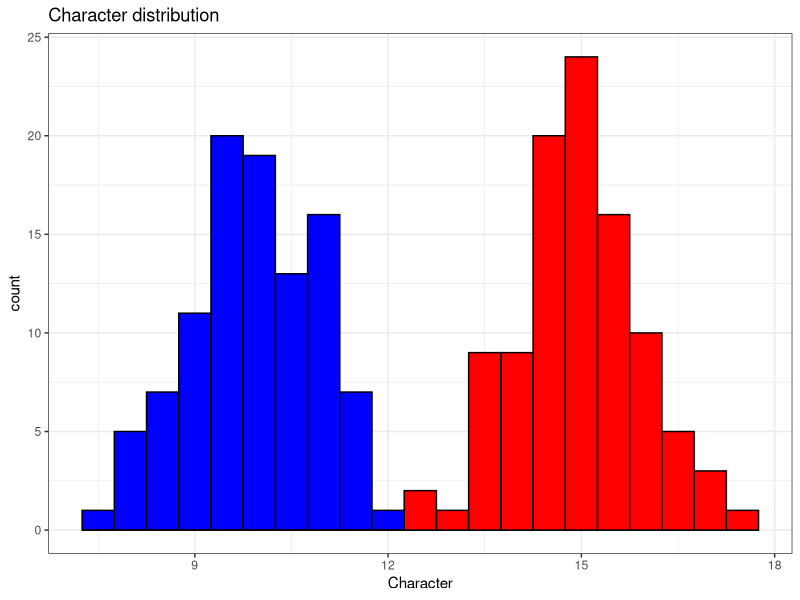
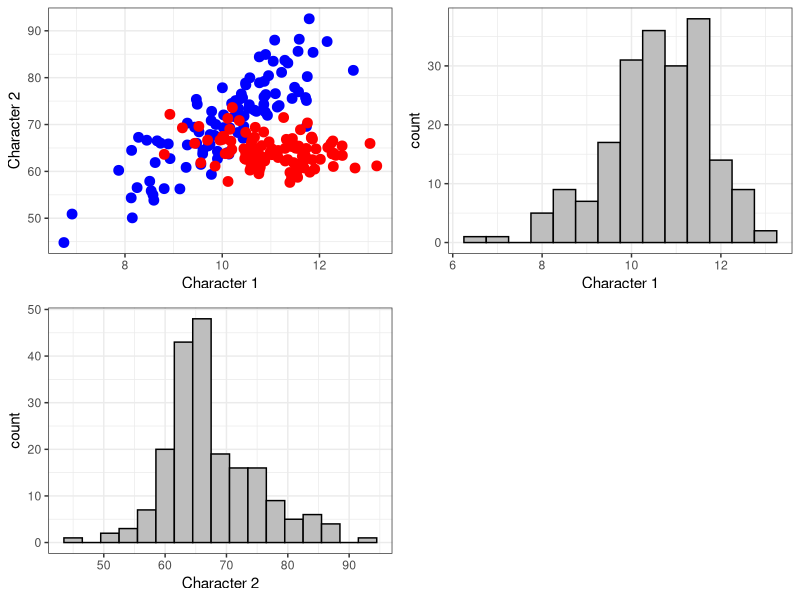
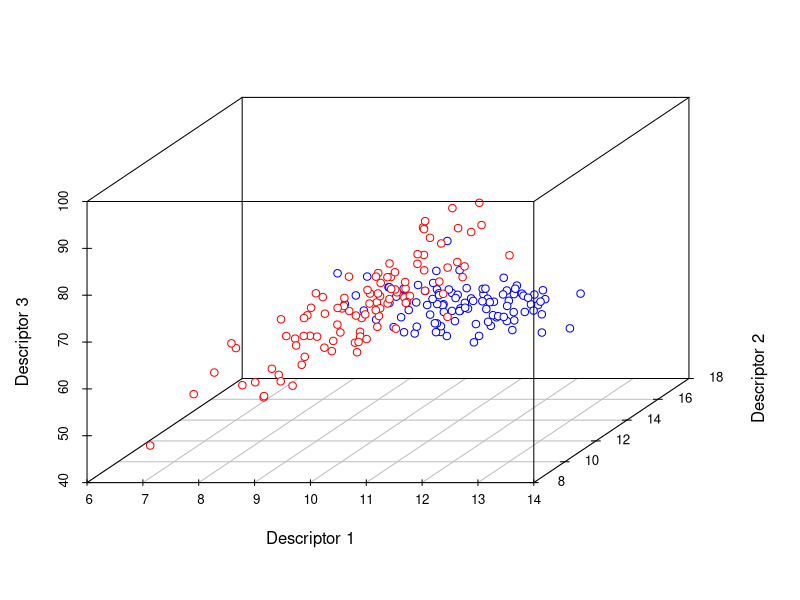
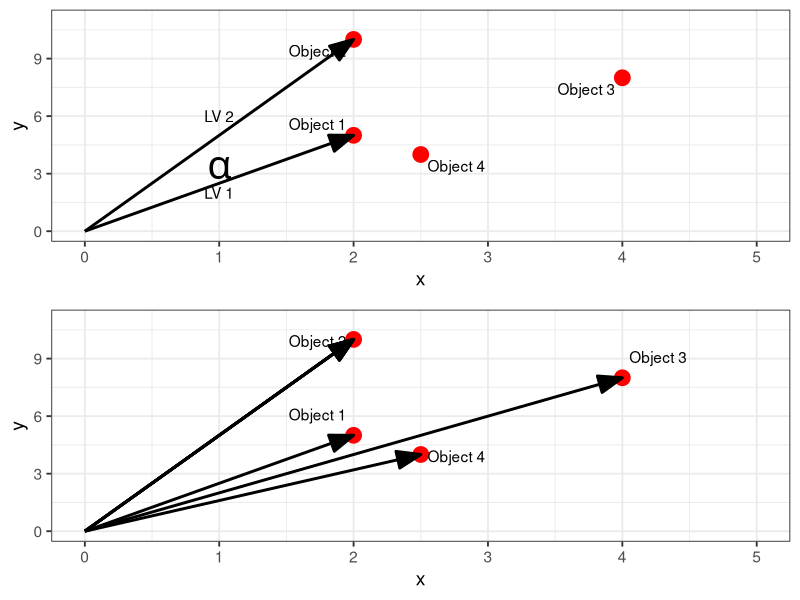
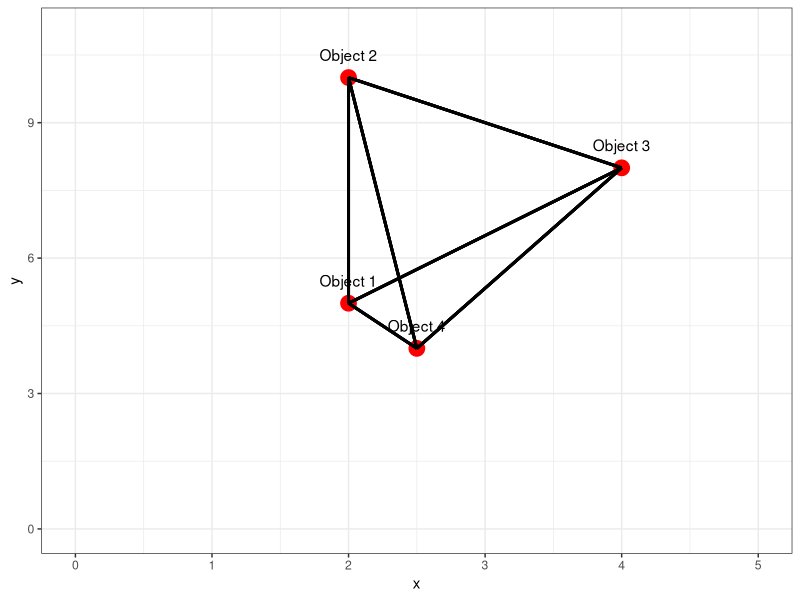
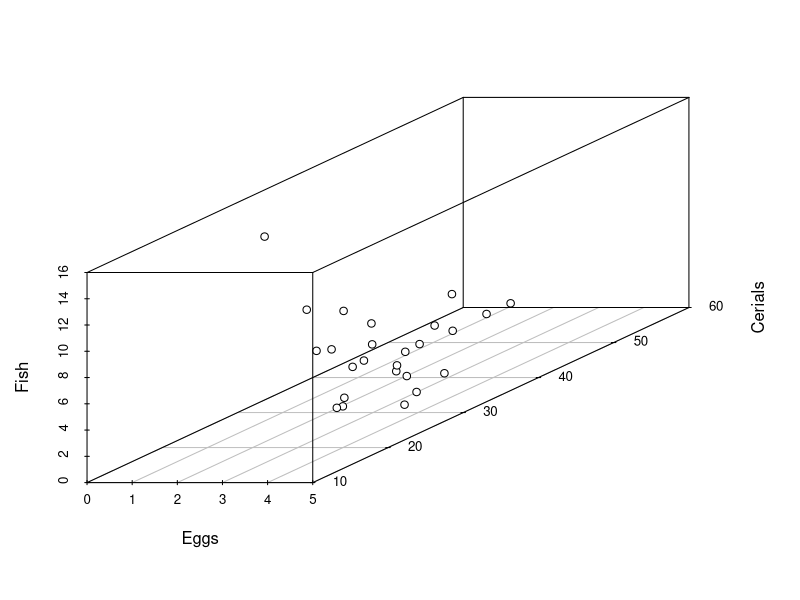
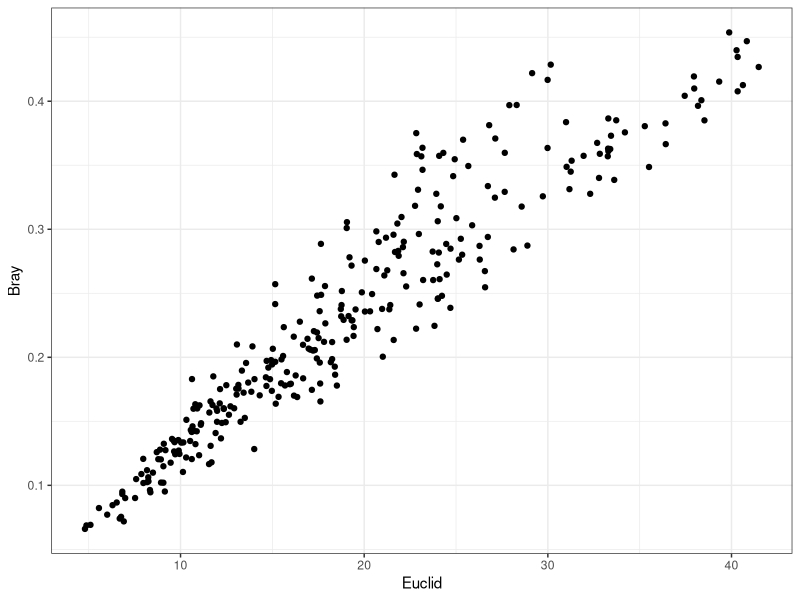
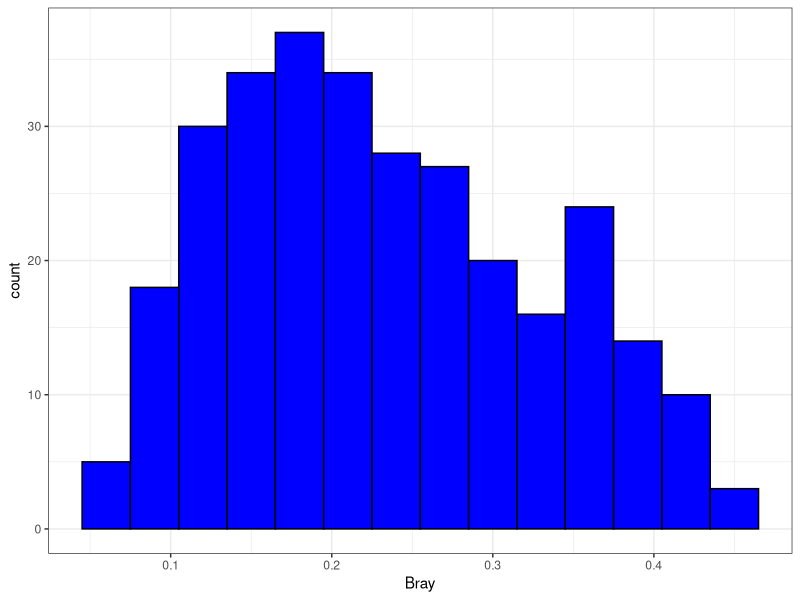

Write the R code that produced these figures, in order.
## ---- chunk 1
#-- RUN THE FRAGMENT BETWEEN LINES BEFORE COMPILING MARKDOWN
# to configure markdown parsing
options(markdown.extensions = c("no_intra_emphasis", "tables", "fenced_code", "autolink", "strikethrough", "lax_spacing", "space_headers", "latex_math"))
#------
# output options
options(width = 70, scipen = 6, digits = 3)

# to render cyrillics in plots use cairo pdf
options(device = function(file, width = 7, height = 7, ...) {
  cairo_pdf(tempfile(), width = width, height = height, ...)
  })
library(knitr)
# chunk default options
opts_chunk$set(fig.align='center', tidy = FALSE, fig.width = 7, fig.height = 3, warning=FALSE)
## ---- chunk 2
dat <- data.frame(trait = c(rnorm(100, 10,1), rnorm(100, 15, 1)), object = rep(c("a","b"), each = 100))
library(ggplot2)
theme_set(theme_bw(base_size = 14))
ggplot(dat[1:100,], aes(x = trait)) + geom_histogram(binwidth = 0.5, color = "black", fill = "blue") + xlab("Character") + theme_bw() + geom_histogram(data = dat[101:200,], aes(x = trait), binwidth = 0.5, color = "black", fill = "red") + ggtitle("Character distribution ")
## ---- chunk 3
ax <- rnorm(100, 10, 1)
ay <- 7*ax + rnorm(100, 0, 5)

bx <- rnorm(100, 11, 1)
by <- -0.5*bx + 70 + rnorm(100, 0, 3)

dat <- data.frame(x = c(ax, bx), y = c(ay, by), object = rep(c("a","b"), each = 100))

pl1 <- ggplot(dat, aes(x = x, y = y)) + geom_point(aes(color = object), size = 3) + xlab("Character 1") + ylab("Character 2") + theme_bw() + guides(color = F) + scale_color_manual(values = c("blue", "red"))

pl2 <- ggplot(dat, aes(x = x)) + geom_histogram(binwidth = 0.5, color = "black", fill = "gray") + xlab("Character 1") + theme_bw()

pl3 <- ggplot(dat, aes(x = y)) + geom_histogram(binwidth = 3, color = "black", fill = "gray") + xlab("Character 2") + theme_bw()

library(gridExtra)

grid.arrange(pl1, pl2, pl3, ncol = 2)

## ---- chunk 4
library (scatterplot3d) 

dat$z = c(rnorm(100, 11, 1), rnorm(100, 14, 1))

scatterplot3d(x = dat$x, y = dat$z, z = dat$y, xlab = "Descriptor 1", ylab = "Descriptor 2", zlab = "Descriptor 3", color = rep(c("red","blue"), each = 100), pch = 21)
## ---- chunk 5
dat2 <- data.frame(object = c("Object 1", "Object 2", "Object 3", "Object 4" ), x = c(2, 2, 4, 2.5), y = c(5, 10, 8, 4))

library(ggrepel)

pl4 <- ggplot(dat2, aes(x = x, y = y)) + geom_point(size = 5, color = "red") + xlim(0,5) + ylim(0, 11) + annotate(geom = "segment", x = 0, y = 0, xend = 2, yend = 5, arrow = arrow(type = "closed", angle = 20, ends = "last"), size = 1) + annotate(geom = "segment", x = 0, y = 0, xend = 2, yend = 10, arrow = arrow(type = "closed", angle = 20, ends = "last"), size = 1) + geom_text_repel(aes(label = object)) + annotate(geom = "text", x = 1, y = 2, label = "LV 1", angle = 0) + annotate(geom = "text", x = 1, y = 6, label = "LV 2", angle = 0) + annotate(geom = "text", x = 1, y = 3.3, parse = TRUE, label = "alpha", size = 10, angle = 0)

pl5 <- ggplot(dat2, aes(x = x, y = y)) + geom_point(size = 5, color = "red") + xlim(0,5) + ylim(0, 11) + geom_segment(aes(x = 0, y = 0, xend = x, yend = y), arrow = arrow(type = "closed", angle = 20, ends = "last"), size = 1) + geom_segment(aes(x = 0, y = 0, xend = 2, yend = 10), arrow = arrow(type = "closed", angle = 20, ends = "last"), size = 1) + geom_text_repel(aes(x = x, y = y+0.5), label = dat2$object)

grid.arrange(pl4, pl5, nrow = 2)
## ---- chunk 6
pl6 <- ggplot(dat2, aes(x = x, y = y)) + geom_point(size = 5, color = "red") + theme_bw() + xlim(0, 5) + ylim(0, 11) + geom_text(aes(x = x, y = y+0.5), label = dat2$object) 

for ( i in 1:nrow(dat2)) for (j in i:nrow(dat2)) pl6 <- pl6 + geom_segment(x = dat2$x[i], y = dat2$y[i], xend = dat2$x[j], yend = dat2$y[j], arrow = NULL, size = 1) 

pl6
## ---- chunk 7
round(dist(dat2[,-1], diag = TRUE, upper = TRUE), 1)

round(dist(dat2[,-1], diag = TRUE, upper = F), 1)

round(dist(dat2[,-1], diag = F, upper = F), 1)

## ---- chunk 8
round(dist(dat2[,-1], diag = F, upper = F), 1)
as.vector(round(dist(dat2[,-1], diag = F, upper = F), 1))
## ---- chunk 9
protein <- read.table("data/Protein.txt", header = TRUE, sep = "\t")
head(protein)
## ---- chunk 10
scatterplot3d(x = protein$Eggs, y = protein$Cereals, z = protein$Fish, scale.y = 3, pch = 21, xlab = "Eggs", ylab = "Cerials", zlab = "Fish")
## ---- chunk 11
total <- apply(protein[, -1], MARGIN = 1,FUN = sum)
protein_stand <- protein[, -1] / total
protein_stand$Country <- protein$Country

head(protein_stand)
## ---- chunk 12
library (vegan)
vegdist(protein[, -1], method = "euclidian")
## ---- chunk 13
dat5 <- (data.frame(Descriptors = c("D1", "D2", "D3", "D4", "D5", "D6", "D7", "D8", "D9", "D10"), Object1 = c(0, 0, 0, 0, 0, 0, 0, 2, 2, 1), Object2 = c(0, 0, 0, 0, 0, 4, 5, 0, 0, 1)))

dat6 <- data.frame(t(dat5[,-1]))
names(dat6) <- dat5$Descriptors
dat6
## ---- chunk 14
BCD <- as.vector(vegdist(protein[,-1], method = "bray"))
ED <- as.vector(vegdist(protein[,-1], method = "euclidean"))

distances <- data.frame(Bray = BCD, Euclid = ED)
ggplot(distances, aes(x = Euclid, y = Bray)) + geom_point() + theme_bw()
## ---- chunk 15
ggplot(distances, aes(x = Bray)) + 
  geom_histogram(binwidth = 0.03, 
                 fill = "blue", 
                 color = "black") + 
  theme_bw()
## ---- chunk 16
library(gplots)
op <- par(mar = c(3, 1, 0, 0))
heatmap.2 (as.matrix(vegdist(protein[,-1], method = "bray")), Rowv = F, dendrogram = "none", Colv = FALSE, density.info = "none", key = TRUE, trace = "none", col = colorpanel(3, low = "black", mid = "gray", high = "white"))
par(op)
## ---- chunk 17
heatmap.2 (as.matrix(vegdist(protein[,-1], method = "bray")), Rowv = T, distfun = vegdist, dendrogram = "none", density.info = "none", key = TRUE, trace = "none", col = colorpanel(3, low = "black", mid = "gray", high = "white"))

## ---- chunk 18
plejada <- function (data, method = "bray", Dcrit) {
  # n - число точек
  # p - период
  library(ggplot2)
  p <- n <- nrow(data)
  factor <- points <- data.frame(X = c(1:n), Y = c(1:n))
  k <- 0
  for (i in 1:n){
    factor$X[i] <- (i-1)/p - k
    if ((i/p - trunc(i/p)) == 0) {
      k <- k + 1
    }
  }
  factor$Y <- factor$X
  
  for (i in 1:n){
    points$X[i] <- cos(2*pi*factor$X[i])
    points$Y[i] <- sin(2*pi*factor$Y[i])
  }
  
  lab <- as.character(1:n)
  pl <- ggplot(points, aes(x = X, y = Y)) + geom_text(label = lab, size = 6) + theme_void()
  library(vegan)
  
  dist <- as.matrix(vegdist(data, method = method))
  for ( i in 1:n) {
    for (j in i:n) {
      if (dist[i, j] <= Dcrit) {
        pl <- pl + geom_segment(x = points$X[i], y = points$Y[i], xend = points$X[j], yend = points$Y[j], color = "red")
      }
    }
  }
  pl
}


plejada (protein [, -1], Dcrit = 0.1)

plejada(data = protein [, -1], Dcrit = 0.15)
## ---- chunk 19

dat7 <- data.frame(X = c(0, 0, 0, 4, 5, 6, 7, 8, 9, 10), Y = c(1, 2, 3, 4, 0, 0, 0,8, 9, 10 ), Z = c(0, 0, 0, 0, 0, 0, 7, 8, 9, 10))

mds_eucl <- metaMDS(dat7, distance = "euclidean", autotransform = FALSE)
mds_bray <- metaMDS(dat7, distance = "bray", autotransform = FALSE)
mds_manch <- metaMDS(dat7, distance = "manhattan", autotransform = FALSE)

dat8 <- data.frame(X = c(0, 0, 0, 1, 1, 1, 1, 1, 1, 1), Y = c(1, 1, 1, 1, 0, 0, 0,1, 1, 1 ), Z = c(0, 0, 0, 0, 0, 0, 1, 1, 1, 1))


mds_jac <- metaMDS(dat8, distance = "jaccard", autotransform = FALSE)

## ---- chunk 20
pl_mds1 <- ggplot(data.frame(MDS1 = mds_eucl$points[,1], MDS2 = mds_eucl$points[,2]), aes(x = MDS1, y = MDS2)) + geom_point(size = 4) + theme_bw() + ggtitle("Euclidean")

pl_mds2 <- ggplot(data.frame(MDS1 = mds_manch$points[,1], MDS2 = mds_manch$points[,2]), aes(x = MDS1, y = MDS2)) + geom_point(size = 4) + theme_bw() + ggtitle("Manchattan")

pl_mds3 <- ggplot(data.frame(MDS1 = mds_bray$points[,1], MDS2 = mds_bray$points[,2]), aes(x = MDS1, y = MDS2)) + geom_point(size = 4) + theme_bw() + ggtitle("Bray-Curtis")

pl_mds4 <- ggplot(data.frame(MDS1 = mds_jac$points[,1], MDS2 = mds_jac$points[,2]), aes(x = MDS1, y = MDS2)) + geom_point(size = 4) + theme_bw() + ggtitle("Jaccard")

grid.arrange(pl_mds1, pl_mds2 , pl_mds3 , pl_mds4, ncol = 2)
## ---- chunk 21
row.names(protein) <- protein$Country
mds <- metaMDS(protein [,-1], distance = "euclidean", autotransform = FALSE)
## ---- chunk 22
plot(mds,type = "n", main = "Euclidean distance")
text(mds, display = "sites", cex = 1)
## ---- chunk 23
mds <- metaMDS(protein [,-1], distance = "bray", autotransform = FALSE)
# points(mds, display = "sites")

## ---- chunk 24
plot(mds,type = "n", main = "Bray-Curtis")
text(mds, display = "sites", cex = 1)
